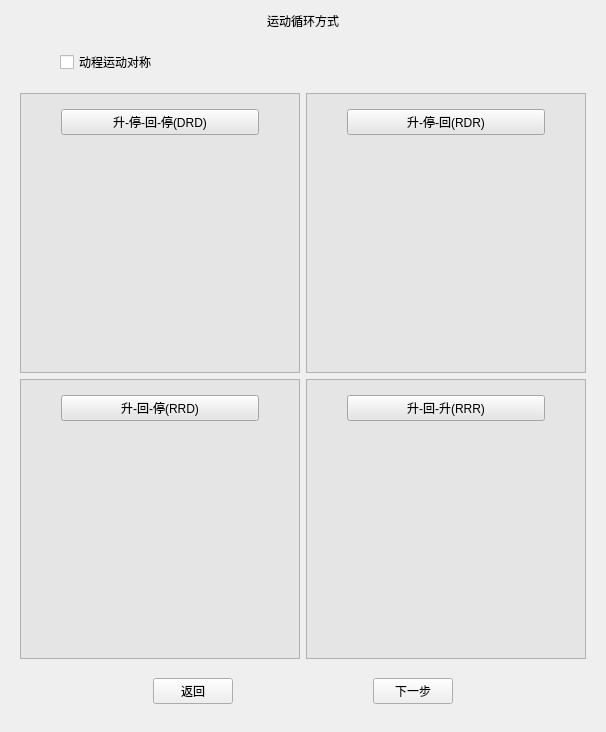
      <widget class="QWidget" name="YDGC">
       <layout class="QVBoxLayout" name="verticalLayout_12">
        <property name="leftMargin">
         <number>20</number>
        </property>
        <property name="rightMargin">
         <number>20</number>
        </property>
        <item>
         <layout class="QHBoxLayout" name="horizontalLayout">
          <item>
           <spacer name="horizontalSpacer_15">
            <property name="orientation">
             <enum>Qt::Horizontal</enum>
            </property>
            <property name="sizeHint" stdset="0">
             <size>
              <width>40</width>
              <height>20</height>
             </size>
            </property>
           </spacer>
          </item>
          <item>
           <widget class="QLabel" name="label_2">
            <property name="styleSheet">
             <string notr="true">font: 15pt &quot;微软雅黑&quot;;</string>
            </property>
            <property name="text">
             <string>运动循环方式</string>
            </property>
           </widget>
          </item>
          <item>
           <spacer name="horizontalSpacer_16">
            <property name="orientation">
             <enum>Qt::Horizontal</enum>
            </property>
            <property name="sizeHint" stdset="0">
             <size>
              <width>40</width>
              <height>20</height>
             </size>
            </property>
           </spacer>
          </item>
         </layout>
        </item>
        <item>
         <spacer name="verticalSpacer_8">
          <property name="orientation">
           <enum>Qt::Vertical</enum>
          </property>
          <property name="sizeType">
           <enum>QSizePolicy::Preferred</enum>
          </property>
          <property name="sizeHint" stdset="0">
           <size>
            <width>20</width>
            <height>13</height>
           </size>
          </property>
         </spacer>
        </item>
        <item>
         <layout class="QHBoxLayout" name="horizontalLayout_2">
          <item>
           <spacer name="horizontalSpacer_31">
            <property name="orientation">
             <enum>Qt::Horizontal</enum>
            </property>
            <property name="sizeType">
             <enum>QSizePolicy::Preferred</enum>
            </property>
            <property name="sizeHint" stdset="0">
             <size>
              <width>40</width>
              <height>20</height>
             </size>
            </property>
           </spacer>
          </item>
          <item>
           <widget class="QCheckBox" name="checkBox">
            <property name="styleSheet">
             <string notr="true">font: 12pt &quot;微软雅黑&quot;;</string>
            </property>
            <property name="text">
             <string>动程运动对称</string>
            </property>
           </widget>
          </item>
          <item>
           <spacer name="horizontalSpacer_24">
            <property name="orientation">
             <enum>Qt::Horizontal</enum>
            </property>
            <property name="sizeHint" stdset="0">
             <size>
              <width>40</width>
              <height>20</height>
             </size>
            </property>
           </spacer>
          </item>
         </layout>
        </item>
        <item>
         <spacer name="verticalSpacer_11">
          <property name="orientation">
           <enum>Qt::Vertical</enum>
          </property>
          <property name="sizeType">
           <enum>QSizePolicy::Preferred</enum>
          </property>
          <property name="sizeHint" stdset="0">
           <size>
            <width>20</width>
            <height>13</height>
           </size>
          </property>
         </spacer>
        </item>
        <item>
         <layout class="QGridLayout" name="gridLayout">
          <item row="0" column="0">
           <widget class="QFrame" name="DRDFrame">
            <property name="sizePolicy">
             <sizepolicy hsizetype="MinimumExpanding" vsizetype="MinimumExpanding">
              <horstretch>0</horstretch>
              <verstretch>0</verstretch>
             </sizepolicy>
            </property>
            <property name="minimumSize">
             <size>
              <width>280</width>
              <height>280</height>
             </size>
            </property>
            <property name="styleSheet">
             <string notr="true">background-color: rgb(229, 229, 229);</string>
            </property>
            <property name="frameShape">
             <enum>QFrame::StyledPanel</enum>
            </property>
            <property name="frameShadow">
             <enum>QFrame::Raised</enum>
            </property>
            <layout class="QVBoxLayout" name="verticalLayout_5">
             <property name="spacing">
              <number>0</number>
             </property>
             <property name="sizeConstraint">
              <enum>QLayout::SetDefaultConstraint</enum>
             </property>
             <property name="leftMargin">
              <number>0</number>
             </property>
             <property name="topMargin">
              <number>15</number>
             </property>
             <property name="rightMargin">
              <number>0</number>
             </property>
             <property name="bottomMargin">
              <number>6</number>
             </property>
             <item>
              <layout class="QHBoxLayout" name="horizontalLayout_10">
               <property name="spacing">
                <number>0</number>
               </property>
               <item>
                <spacer name="horizontalSpacer_20">
                 <property name="orientation">
                  <enum>Qt::Horizontal</enum>
                 </property>
                 <property name="sizeType">
                  <enum>QSizePolicy::Preferred</enum>
                 </property>
                 <property name="sizeHint" stdset="0">
                  <size>
                   <width>40</width>
                   <height>20</height>
                  </size>
                 </property>
                </spacer>
               </item>
               <item>
                <widget class="QPushButton" name="DRDButton">
                 <property name="sizePolicy">
                  <sizepolicy hsizetype="Expanding" vsizetype="Fixed">
                   <horstretch>0</horstretch>
                   <verstretch>0</verstretch>
                  </sizepolicy>
                 </property>
                 <property name="styleSheet">
                  <string notr="true">font: 12pt &quot;微软雅黑&quot;;</string>
                 </property>
                 <property name="text">
                  <string>升-停-回-停(DRD)</string>
                 </property>
                </widget>
               </item>
               <item>
                <spacer name="horizontalSpacer_21">
                 <property name="orientation">
                  <enum>Qt::Horizontal</enum>
                 </property>
                 <property name="sizeType">
                  <enum>QSizePolicy::Preferred</enum>
                 </property>
                 <property name="sizeHint" stdset="0">
                  <size>
                   <width>40</width>
                   <height>20</height>
                  </size>
                 </property>
                </spacer>
               </item>
              </layout>
             </item>
             <item>
              <widget class="QWidget" name="DRDView" native="true">
               <property name="sizePolicy">
                <sizepolicy hsizetype="Expanding" vsizetype="Expanding">
                 <horstretch>0</horstretch>
                 <verstretch>0</verstretch>
                </sizepolicy>
               </property>
               <property name="minimumSize">
                <size>
                 <width>0</width>
                 <height>0</height>
                </size>
               </property>
              </widget>
             </item>
            </layout>
           </widget>
          </item>
          <item row="0" column="1">
           <widget class="QFrame" name="RDRFrame">
            <property name="sizePolicy">
             <sizepolicy hsizetype="Expanding" vsizetype="Expanding">
              <horstretch>0</horstretch>
              <verstretch>0</verstretch>
             </sizepolicy>
            </property>
            <property name="minimumSize">
             <size>
              <width>280</width>
              <height>280</height>
             </size>
            </property>
            <property name="styleSheet">
             <string notr="true">background-color: rgb(229, 229, 229);</string>
            </property>
            <property name="frameShape">
             <enum>QFrame::StyledPanel</enum>
            </property>
            <property name="frameShadow">
             <enum>QFrame::Raised</enum>
            </property>
            <layout class="QVBoxLayout" name="verticalLayout_6">
             <property name="spacing">
              <number>0</number>
             </property>
             <property name="leftMargin">
              <number>0</number>
             </property>
             <property name="topMargin">
              <number>15</number>
             </property>
             <property name="rightMargin">
              <number>0</number>
             </property>
             <property name="bottomMargin">
              <number>6</number>
             </property>
             <item>
              <layout class="QHBoxLayout" name="horizontalLayout_11">
               <property name="spacing">
                <number>0</number>
               </property>
               <item>
                <spacer name="horizontalSpacer_22">
                 <property name="orientation">
                  <enum>Qt::Horizontal</enum>
                 </property>
                 <property name="sizeType">
                  <enum>QSizePolicy::Preferred</enum>
                 </property>
                 <property name="sizeHint" stdset="0">
                  <size>
                   <width>40</width>
                   <height>20</height>
                  </size>
                 </property>
                </spacer>
               </item>
               <item>
                <widget class="QPushButton" name="RDRButton">
                 <property name="sizePolicy">
                  <sizepolicy hsizetype="Expanding" vsizetype="Fixed">
                   <horstretch>0</horstretch>
                   <verstretch>0</verstretch>
                  </sizepolicy>
                 </property>
                 <property name="styleSheet">
                  <string notr="true">font: 12pt &quot;微软雅黑&quot;;</string>
                 </property>
                 <property name="text">
                  <string>升-停-回(RDR)</string>
                 </property>
                </widget>
               </item>
               <item>
                <spacer name="horizontalSpacer_23">
                 <property name="orientation">
                  <enum>Qt::Horizontal</enum>
                 </property>
                 <property name="sizeType">
                  <enum>QSizePolicy::Preferred</enum>
                 </property>
                 <property name="sizeHint" stdset="0">
                  <size>
                   <width>40</width>
                   <height>20</height>
                  </size>
                 </property>
                </spacer>
               </item>
              </layout>
             </item>
             <item>
              <widget class="QWidget" name="RDRView" native="true">
               <property name="sizePolicy">
                <sizepolicy hsizetype="Expanding" vsizetype="Expanding">
                 <horstretch>0</horstretch>
                 <verstretch>0</verstretch>
                </sizepolicy>
               </property>
               <property name="minimumSize">
                <size>
                 <width>0</width>
                 <height>0</height>
                </size>
               </property>
              </widget>
             </item>
            </layout>
           </widget>
          </item>
          <item row="1" column="0">
           <widget class="QFrame" name="RRDFrame">
            <property name="sizePolicy">
             <sizepolicy hsizetype="Expanding" vsizetype="Expanding">
              <horstretch>0</horstretch>
              <verstretch>0</verstretch>
             </sizepolicy>
            </property>
            <property name="minimumSize">
             <size>
              <width>280</width>
              <height>280</height>
             </size>
            </property>
            <property name="styleSheet">
             <string notr="true">background-color: rgb(229, 229, 229);</string>
            </property>
            <property name="frameShape">
             <enum>QFrame::StyledPanel</enum>
            </property>
            <property name="frameShadow">
             <enum>QFrame::Raised</enum>
            </property>
            <layout class="QVBoxLayout" name="verticalLayout_7">
             <property name="spacing">
              <number>0</number>
             </property>
             <property name="leftMargin">
              <number>0</number>
             </property>
             <property name="topMargin">
              <number>15</number>
             </property>
             <property name="rightMargin">
              <number>0</number>
             </property>
             <property name="bottomMargin">
              <number>6</number>
             </property>
             <item>
              <layout class="QHBoxLayout" name="horizontalLayout_13">
               <property name="spacing">
                <number>0</number>
               </property>
               <item>
                <spacer name="horizontalSpacer_26">
                 <property name="orientation">
                  <enum>Qt::Horizontal</enum>
                 </property>
                 <property name="sizeType">
                  <enum>QSizePolicy::Preferred</enum>
                 </property>
                 <property name="sizeHint" stdset="0">
                  <size>
                   <width>40</width>
                   <height>20</height>
                  </size>
                 </property>
                </spacer>
               </item>
               <item>
                <widget class="QPushButton" name="DRDButton_3">
                 <property name="sizePolicy">
                  <sizepolicy hsizetype="Expanding" vsizetype="Fixed">
                   <horstretch>0</horstretch>
                   <verstretch>0</verstretch>
                  </sizepolicy>
                 </property>
                 <property name="styleSheet">
                  <string notr="true">font: 12pt &quot;微软雅黑&quot;;</string>
                 </property>
                 <property name="text">
                  <string>升-回-停(RRD)</string>
                 </property>
                </widget>
               </item>
               <item>
                <spacer name="horizontalSpacer_27">
                 <property name="orientation">
                  <enum>Qt::Horizontal</enum>
                 </property>
                 <property name="sizeType">
                  <enum>QSizePolicy::Preferred</enum>
                 </property>
                 <property name="sizeHint" stdset="0">
                  <size>
                   <width>40</width>
                   <height>20</height>
                  </size>
                 </property>
                </spacer>
               </item>
              </layout>
             </item>
             <item>
              <widget class="QWidget" name="RRDView" native="true">
               <property name="sizePolicy">
                <sizepolicy hsizetype="Expanding" vsizetype="Expanding">
                 <horstretch>0</horstretch>
                 <verstretch>0</verstretch>
                </sizepolicy>
               </property>
               <property name="minimumSize">
                <size>
                 <width>0</width>
                 <height>0</height>
                </size>
               </property>
              </widget>
             </item>
            </layout>
           </widget>
          </item>
          <item row="1" column="1">
           <widget class="QFrame" name="RRRFrame">
            <property name="sizePolicy">
             <sizepolicy hsizetype="Expanding" vsizetype="Expanding">
              <horstretch>0</horstretch>
              <verstretch>0</verstretch>
             </sizepolicy>
            </property>
            <property name="minimumSize">
             <size>
              <width>280</width>
              <height>280</height>
             </size>
            </property>
            <property name="styleSheet">
             <string notr="true">background-color: rgb(229, 229, 229);</string>
            </property>
            <property name="frameShape">
             <enum>QFrame::StyledPanel</enum>
            </property>
            <property name="frameShadow">
             <enum>QFrame::Raised</enum>
            </property>
            <layout class="QVBoxLayout" name="verticalLayout_8">
             <property name="spacing">
              <number>0</number>
             </property>
             <property name="leftMargin">
              <number>0</number>
             </property>
             <property name="topMargin">
              <number>15</number>
             </property>
             <property name="rightMargin">
              <number>0</number>
             </property>
             <property name="bottomMargin">
              <number>6</number>
             </property>
             <item>
              <layout class="QHBoxLayout" name="horizontalLayout_14">
               <property name="spacing">
                <number>0</number>
               </property>
               <item>
                <spacer name="horizontalSpacer_28">
                 <property name="orientation">
                  <enum>Qt::Horizontal</enum>
                 </property>
                 <property name="sizeType">
                  <enum>QSizePolicy::Preferred</enum>
                 </property>
                 <property name="sizeHint" stdset="0">
                  <size>
                   <width>40</width>
                   <height>20</height>
                  </size>
                 </property>
                </spacer>
               </item>
               <item>
                <widget class="QPushButton" name="DRDButton_4">
                 <property name="sizePolicy">
                  <sizepolicy hsizetype="Expanding" vsizetype="Fixed">
                   <horstretch>0</horstretch>
                   <verstretch>0</verstretch>
                  </sizepolicy>
                 </property>
                 <property name="styleSheet">
                  <string notr="true">font: 12pt &quot;微软雅黑&quot;;</string>
                 </property>
                 <property name="text">
                  <string>升-回-升(RRR)</string>
                 </property>
                </widget>
               </item>
               <item>
                <spacer name="horizontalSpacer_29">
                 <property name="orientation">
                  <enum>Qt::Horizontal</enum>
                 </property>
                 <property name="sizeType">
                  <enum>QSizePolicy::Preferred</enum>
                 </property>
                 <property name="sizeHint" stdset="0">
                  <size>
                   <width>40</width>
                   <height>20</height>
                  </size>
                 </property>
                </spacer>
               </item>
              </layout>
             </item>
             <item>
              <widget class="QWidget" name="RRRView" native="true">
               <property name="sizePolicy">
                <sizepolicy hsizetype="Expanding" vsizetype="Expanding">
                 <horstretch>0</horstretch>
                 <verstretch>0</verstretch>
                </sizepolicy>
               </property>
               <property name="minimumSize">
                <size>
                 <width>0</width>
                 <height>0</height>
                </size>
               </property>
              </widget>
             </item>
            </layout>
           </widget>
          </item>
         </layout>
        </item>
        <item>
         <spacer name="verticalSpacer_9">
          <property name="orientation">
           <enum>Qt::Vertical</enum>
          </property>
          <property name="sizeType">
           <enum>QSizePolicy::Preferred</enum>
          </property>
          <property name="sizeHint" stdset="0">
           <size>
            <width>17</width>
            <height>13</height>
           </size>
          </property>
         </spacer>
        </item>
        <item>
         <layout class="QHBoxLayout" name="horizontalLayout_9">
          <item>
           <spacer name="horizontalSpacer_13">
            <property name="orientation">
             <enum>Qt::Horizontal</enum>
            </property>
            <property name="sizeHint" stdset="0">
             <size>
              <width>40</width>
              <height>20</height>
             </size>
            </property>
           </spacer>
          </item>
          <item>
           <widget class="QPushButton" name="YDGCReturnButton">
            <property name="styleSheet">
             <string notr="true">font: 12pt &quot;微软雅黑&quot;;</string>
            </property>
            <property name="text">
             <string>返回</string>
            </property>
           </widget>
          </item>
          <item>
           <spacer name="horizontalSpacer_12">
            <property name="orientation">
             <enum>Qt::Horizontal</enum>
            </property>
            <property name="sizeHint" stdset="0">
             <size>
              <width>40</width>
              <height>20</height>
             </size>
            </property>
           </spacer>
          </item>
          <item>
           <widget class="QPushButton" name="YDGCNextButton">
            <property name="styleSheet">
             <string notr="true">font: 12pt &quot;微软雅黑&quot;;</string>
            </property>
            <property name="text">
             <string>下一步</string>
            </property>
           </widget>
          </item>
          <item>
           <spacer name="horizontalSpacer_14">
            <property name="orientation">
             <enum>Qt::Horizontal</enum>
            </property>
            <property name="sizeHint" stdset="0">
             <size>
              <width>40</width>
              <height>20</height>
             </size>
            </property>
           </spacer>
          </item>
         </layout>
        </item>
        <item>
         <spacer name="verticalSpacer_10">
          <property name="orientation">
           <enum>Qt::Vertical</enum>
          </property>
          <property name="sizeType">
           <enum>QSizePolicy::Preferred</enum>
          </property>
          <property name="sizeHint" stdset="0">
           <size>
            <width>17</width>
            <height>17</height>
           </size>
          </property>
         </spacer>
        </item>
       </layout>
      </widget>
